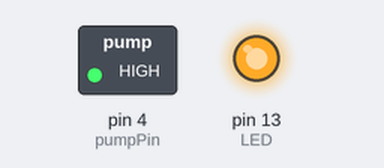
The sketch below on a simulated Arduino Uno, built with avr-gcc and run on an emulated ATmega328P. On the bench: switched loads named in the sketch (green lamp = pin HIGH), output pins drawn as LEDs (lit = HIGH).

Above: at 0.5 s.
At 3.5 s:
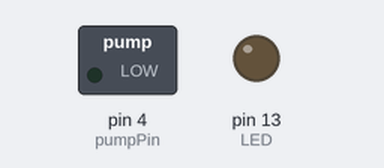
Timing chart, 0 to 7.8 s (numbered marks = the images above):
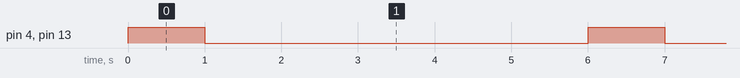

The sketch:

Using_timing_test.ino
```cpp
//Pump pin 8 is on/off
//pump pin 4, & 5 are the direction controll and must be grounded

int pumpPin = 4;
int LED = 13;

void setup() {
  // put your setup code here, to run once:

pinMode(pumpPin, OUTPUT);
pinMode(LED, OUTPUT);

}

void loop() {
  // put your main code here, to run repeatedly:

digitalWrite(pumpPin, HIGH);
digitalWrite(LED, HIGH);
delay(1000);
digitalWrite(pumpPin, LOW);
digitalWrite(LED, LOW);
delay(5000);

}
```

Measured:
- by itself, pin 4 (pumpPin), pin 13 (LED): alternates HIGH for 1.0 s and LOW for 5.0 s
